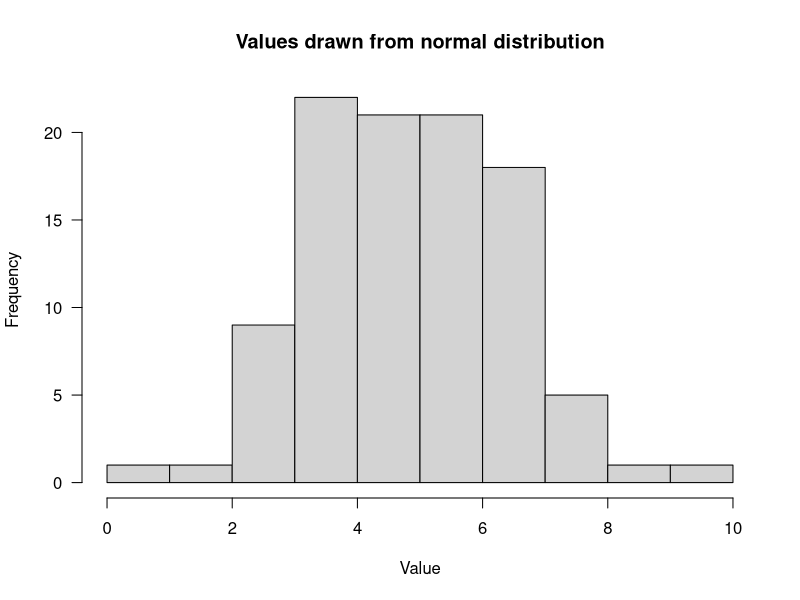

Write R code to recreate this figure.
# Generate some data
values <- rnorm(100, mean = 5, sd = 1.5)

# Create a simple histogram
hist(values,
     main = "Values drawn from normal distribution",
     xlab = "Value",
     las = 1)
